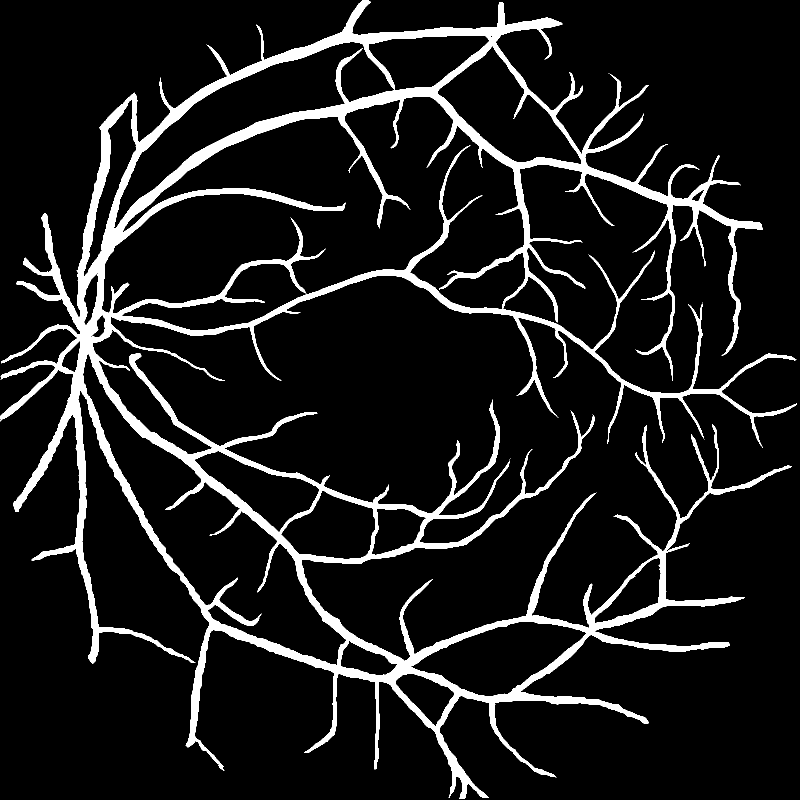
#> input picture 24.png, 1600 x 1600 px (shown at 1/2 size)
$ python measure_vessel.py
#> lines starting #> are read from the running program, lines starting #| are printed output that depends on the picture; after the words box and inside, x2 and y2 are one past the last pixel; in counts of white or black regions, pixels touching at a corner belong together
#> the answer given: 24.png
#> in load_image, `self.img = cv2.imread(image_path, cv2.IMREAD_GRAYSCALE)`: self.img: shape (1600, 1600); 10.1% white; 11 white regions (10 under 20 px), largest, box (x1, y1, x2, y2) and area: (1, 1, 1594, 1598) 258201
### detect.py

import cv2

def manual_draw_rectangle(img, scale_factor=0.5):
    """
    手动绘制矩形ROI（感兴趣区域），支持窗口缩小显示，并实时显示矩形框。
    :param img: 输入图像（灰度图或二值图像）
    :param scale_factor: 缩放比例（默认缩小50%）
    :return: 矩形区域的左上角和右下角坐标 (top_left, bottom_right)
    """
#> called with scale_factor = 0.8
    rect_params = None
    drawing = False  # 标记是否正在绘制

    # 缩放图像
    original_size = img.shape[1], img.shape[0]  # 原始尺寸 (宽, 高)
#> original_size = (1600, 1600)
    resized_img = cv2.resize(img, (int(original_size[0] * scale_factor), int(original_size[1] * scale_factor)))
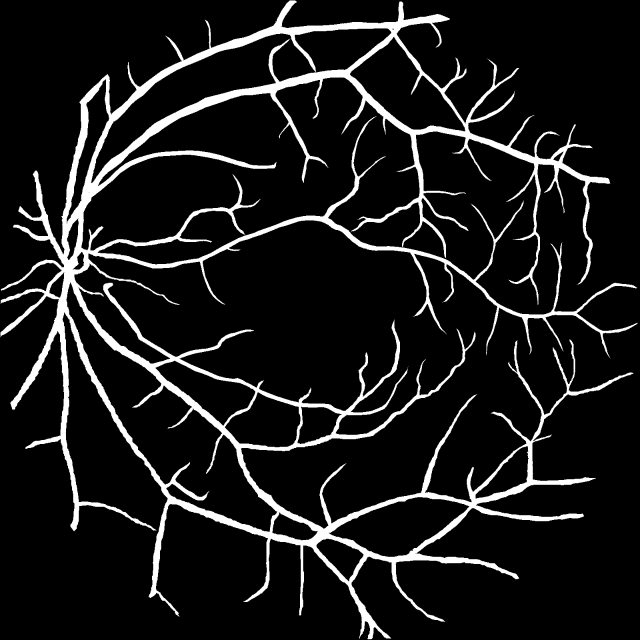
#> resized_img: shape (1280, 1280) (shown at 1/2 size); min 0, max 255, mean 25.7

    # [22 lines left out: function draw_rectangle, not called in this run]

    # 显示缩放后的图像
    cv2.imshow("Draw ROI", resized_img)
    cv2.setMouseCallback("Draw ROI", draw_rectangle)

    while True:
        # 确保只有在绘制完成后输出矩形坐标
        if rect_params and not drawing:
            # 计算并输出原始图像上的矩形坐标
            original_top_left = (int(rect_params[0][0] / scale_factor), int(rect_params[0][1] / scale_factor))
            original_bottom_right = (int(rect_params[1][0] / scale_factor), int(rect_params[1][1] / scale_factor))
            print(f"Current selected rectangle (original): Top-left={original_top_left}, Bottom-right={original_bottom_right}")
            break  # 输出后退出循环

        # 等待按键，按下 'q' 退出
        if cv2.waitKey(1) & 0xFF == ord('q'):
#> (key q is pressed here)
            break

    cv2.destroyAllWindows()
    # 返回原始图像上的坐标
    if rect_params:
        original_top_left = (int(rect_params[0][0] / scale_factor), int(rect_params[0][1] / scale_factor))
        original_bottom_right = (int(rect_params[1][0] / scale_factor), int(rect_params[1][1] / scale_factor))
        return original_top_left, original_bottom_right  # 返回的是原始图像的坐标
    else:
        return None

### measure_vessel.py
import time
from detect import *
import numpy as np
import cv2
from scipy.optimize import curve_fit, OptimizeWarning
import json
import os
from datetime import datetime
import warnings

# 过滤掉 curve_fit 的协方差警告
warnings.filterwarnings('ignore', category=OptimizeWarning)


class VesselMeasurement:
    def __init__(self):
        self.reference_points = []
        self.diameters = []
        self.img = None
        self.roi = None
        self.top_left = None
        self.bottom_right = None

    def load_image(self, image_path):
        """Load and store the binary vessel image"""
        self.img = cv2.imread(image_path, cv2.IMREAD_GRAYSCALE)
        if self.img is None:
            raise ValueError("Failed to load image")
        return self.img

    def select_vessel(self):
        """Select a vessel using rectangular ROI"""
#> (the run stopped early here; a loop or call above may not have finished)
